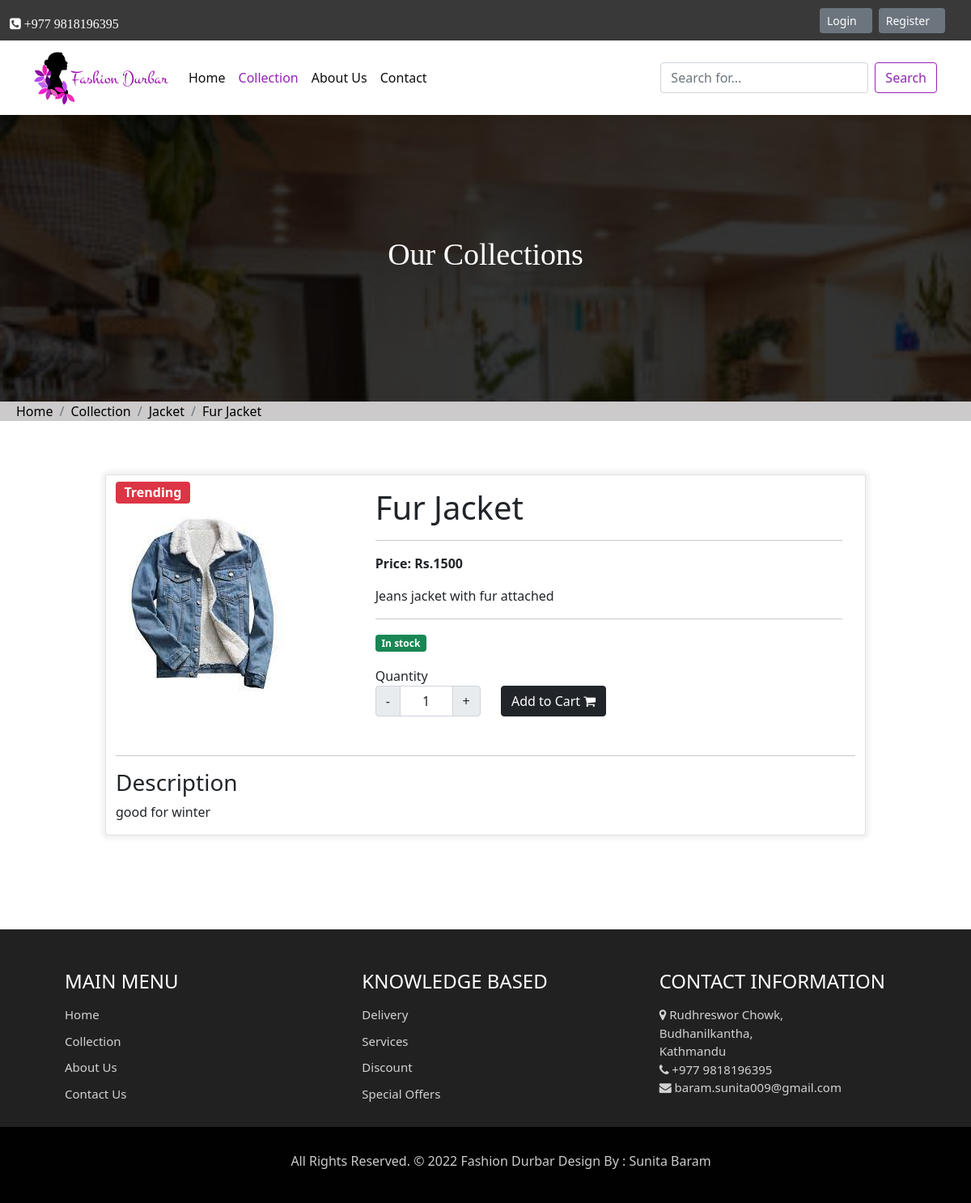
Screenshot of /collection/Jacket/fur-jacket with the database file from the repository.
### main/models.py (models this page shows, shortened)
class Product(models.Model):
    category = models.ForeignKey(Category, on_delete=models.CASCADE)
    slug = models.SlugField(max_length=150, null = True,blank = True, unique= True)
    name = models.CharField(max_length=150, null = False,blank = False)
    product_image = models.ImageField(upload_to='cat_product',default="")
    small_description = models.CharField(max_length=250, null=False, blank=False)
    quantity = models.IntegerField(null = False,blank = False)
    description = models.TextField(max_length=500, null = False,blank = False)
    status = models.BooleanField(default=False, help_text="0=default, 1=Hidden")
    trending = models.BooleanField(default=False, help_text="0=default, 1=Trending")
    new_arrival = models.BooleanField(default=False, help_text="0=default, 1=NEW")
    price = models.IntegerField()

class Category(models.Model):
    slug = models.SlugField(max_length=150, null = True,blank = True, unique= True)
    name = models.CharField(max_length=150, null = False,blank = False)
    image = models.ImageField(upload_to='category',default="")
    description = models.TextField(max_length=250, null = False,blank = False)
    status = models.BooleanField(default=False, help_text="0=default, 1=Hidden")

### main/views.py (the view)
def productview(request, cat_slug, prod_slug):
    if(Category.objects.filter(slug=cat_slug, status =0)):
        if(Product.objects.filter(slug=prod_slug, status =0)):
            product = Product.objects.filter(slug=prod_slug, status =0).first
            context = {'product':product}
        else:
            messages.error(request, "No such category found")
            return redirect('/collection')
    else:
        messages.error(request, "No such category found")
        return redirect('/collection')
    return render(request, "sunita/product/productview.html",context)

### main/templates/sunita/product/productview.html (shortened to what this page needs)
{% extends 'nav.html' %}
{% block collectionactive %}active{% endblock collectionactive %}
{% block body %}
<!doctype html>
<html lang="en">
  <body>
    {% load static%}
    <div class="all-page-title page-breadcrumb">
      <div class="container text-center">
        <div class="row">
          <div class="col-lg-12">
            <h1>Our Collections</h1>
          </div>
        </div>
      </div>
    </div>
    <nav aria-label="breadcrumb" style="font-weight: 120px;">
      <ol class="breadcrumb"  >
        <li class="breadcrumb-item"><a href="/">Home</a></li>
        <li class="breadcrumb-item"><a href="/collection">Collection</a></li>
        <li class="breadcrumb-item active unique" aria-current="page"  ><a href="{% url 'collectionview' product.category.slug %}">{{product.category.name}}</a></li>
        <li class="breadcrumb-item active unique" aria-current="page"  ><a href="{% url 'productview' product.category.slug product.slug%}">{{product.name}}</a></li>
      </ol>
      </nav>
      <div class="container">
          <div class="row">
              <div class="col-md-12">
                  <div class="row">
                    <div class="card mb-3 product_data" style="max-width: 940px; margin-top:50px; margin-left: 100px;  box-shadow: 0px 0px 5px 5px rgba(0, 0, 0, 0.05);">
                        <div class="row g-0">
                          <div class="col-md-4">
                            {% if product.trending %}
                                <label style ="font-size: 16px;" class="badge bg-danger trending_tag my-2">Trending</label>
                            {% endif %}
                            <img src="{{ product.product_image.url }}" class="img-fluid rounded-start" alt="product image">
                          </div>
                          <div class="col-md-8">
                            <div class="card-body">
                              <h1 class="card-title">{{product.name}}</h1>
                              <hr>
                              <p class="card-text fw-bold">Price: Rs.{{product.price}}</p>
                              <p class="card-text">{{product.small_description}}</p>
                              <hr>
                              {% if product.quantity > 0 %}
                              <span class="badge bg-success">In stock</span>
                              {% else %}
                              <span class="badge bg-danger">Out of stock</span>
                              {% endif %}
                              <div class="row mt-2">
                                <div class="col-md-3">
                                  <label for="Quantity">Quantity</label>
                                  <div class="input-group text-center mb-3" style="width:130px;">
                                    <button class="input-group-text decrement-btn">-</button>
                                    <input type="text" name="quantity" class="form-control qty-input text-center" value="1">
                                    <button class="input-group-text increment-btn">+</button>
                                  </div>
                                </div>
                                <div class="col-md-9">
                                  {% if product.quantity > 0 %}
                                 <button type="button" class="btn btn-dark addToCartBtn" style="margin: 34px 0 0 5px;">Add to Cart <i class="fa fa-shopping-cart"></i></button>
                                 {% endif %}
                                </div>
                              </div>
                            </div>
                          </div>
                        </div>
                        <hr>
                        <div class="row g-0">
                            <div class="col-md-12">
                                <h3>Description</h3>
                               <p>{{product.description}}</p>
                            </div>
                        </div>
                      </div>
                  </div>
              </div>
          </div>
      </div>
  </body>
</html>
{% endblock body%}

### main/static/css/style.css (style rules this page uses)
* { margin:0; padding:0; }
.breadcrumb { background-color: #cccaca; padding-left: 20px; }
.breadcrumb a { text-decoration: none; color:black; }
.page-breadcrumb { padding: 150px 0 150px; background: url(/static/images/c.jpg) no-repeat; background-attachment: fixed; background-size: cover; background-position: 0 0; position: relative; }
.all-page-title .container { position: relative; z-index: 2; }
.all-page-title::before { background: #010101; content: ""; height: 100%; left: 0; position: absolute; top: 0; width: 100%; z-index: 1; opacity: 0.8; }
.all-page-title h1 { font-size: 38px; color: #ffffff; font-family: 'Arbutus Slab', serif; padding: 0px; }
.col-md-3 { margin-top: 10px }

### rows the page displays
Product: category.name "Jacket", name "Fur Jacket", product_image (picture), price "1500", small_description "Jeans jacket with fur attached", description "good for winter"
